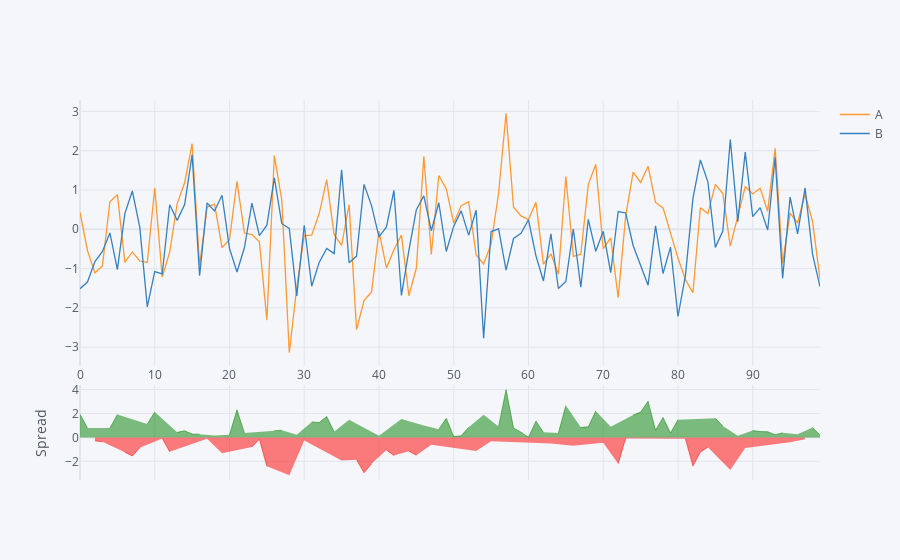

Notebook cell for this chart:
### Code cell
# Spread Visualisations
df[['A','B']].iplot(kind='spread')
